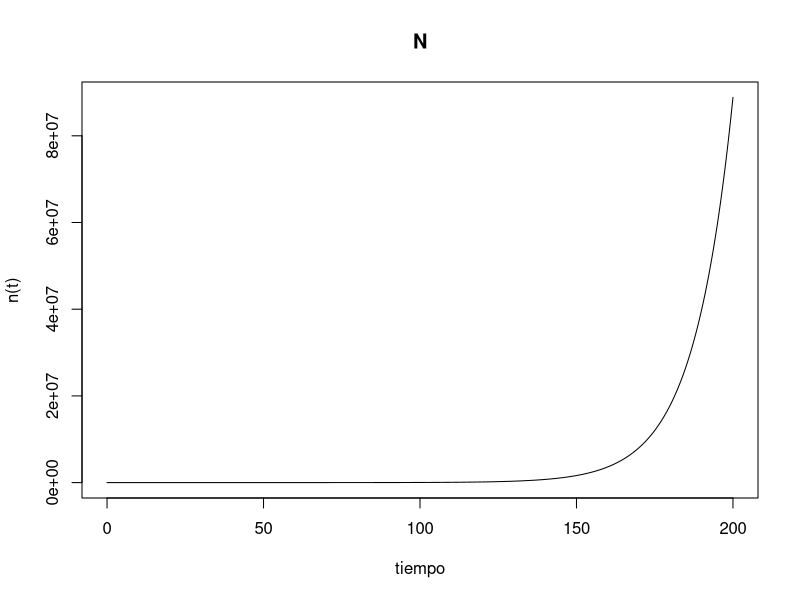

Reproduce this figure in R.
library(deSolve)

params <- c(b=0.5, d=0.42)

state <- c(N=10)

Cr_Expo <- function(t, state, params) {
  with(as.list(c(state, params)), {
    dN <- (b - d) * N
    list(c(dN))
  })
}

times <- seq(0, 200, by=0.01)

out <- ode(y = state, times=times, func=Cr_Expo, parms=params)

plot(out, xlab='tiempo', ylab='n(t)')
